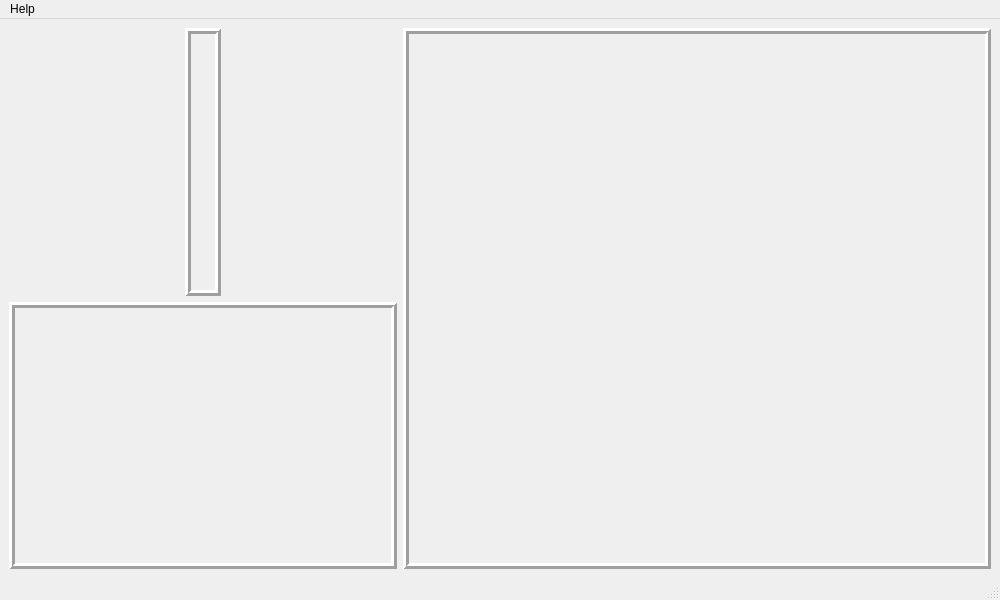
<?xml version="1.0" encoding="UTF-8"?>
<ui version="4.0">
 <class>MainWindow</class>
 <widget class="QMainWindow" name="MainWindow">
  <property name="geometry">
   <rect>
    <x>0</x>
    <y>0</y>
    <width>1000</width>
    <height>600</height>
   </rect>
  </property>
  <property name="windowTitle">
   <string>OSRS Combat Optimizer</string>
  </property>
  <property name="windowIcon">
   <iconset>
    <normaloff>../GUI/images/logo.png</normaloff>../GUI/images/logo.png</iconset>
  </property>
  <widget class="QWidget" name="centralwidget">
   <layout class="QGridLayout" name="gridLayout">
    <item row="1" column="0">
     <widget class="QFrame" name="frame_2">
      <property name="minimumSize">
       <size>
        <width>388</width>
        <height>0</height>
       </size>
      </property>
      <property name="maximumSize">
       <size>
        <width>388</width>
        <height>16777215</height>
       </size>
      </property>
      <property name="frameShape">
       <enum>QFrame::Box</enum>
      </property>
      <property name="frameShadow">
       <enum>QFrame::Raised</enum>
      </property>
      <property name="lineWidth">
       <number>3</number>
      </property>
      <layout class="QHBoxLayout" name="horizontalLayout_2">
       <property name="sizeConstraint">
        <enum>QLayout::SetMinimumSize</enum>
       </property>
       <item>
        <widget class="MonsterPanel" name="monster_panel" native="true"/>
       </item>
      </layout>
     </widget>
    </item>
    <item row="0" column="0" alignment="Qt::AlignHCenter">
     <widget class="QFrame" name="frame">
      <property name="enabled">
       <bool>true</bool>
      </property>
      <property name="minimumSize">
       <size>
        <width>388</width>
        <height>0</height>
       </size>
      </property>
      <property name="maximumSize">
       <size>
        <width>388</width>
        <height>16777215</height>
       </size>
      </property>
      <property name="frameShape">
       <enum>QFrame::Box</enum>
      </property>
      <property name="frameShadow">
       <enum>QFrame::Raised</enum>
      </property>
      <property name="lineWidth">
       <number>3</number>
      </property>
      <property name="midLineWidth">
       <number>0</number>
      </property>
      <layout class="QHBoxLayout" name="horizontalLayout">
       <property name="sizeConstraint">
        <enum>QLayout::SetMinimumSize</enum>
       </property>
       <item>
        <widget class="PlayerPanel" name="player_panel" native="true"/>
       </item>
       <item>
        <widget class="IgnoreAdjustPanel" name="ignore_adjust_panel" native="true"/>
       </item>
      </layout>
     </widget>
    </item>
    <item row="0" column="1" rowspan="2">
     <widget class="QFrame" name="frame_3">
      <property name="minimumSize">
       <size>
        <width>588</width>
        <height>0</height>
       </size>
      </property>
      <property name="frameShape">
       <enum>QFrame::Box</enum>
      </property>
      <property name="frameShadow">
       <enum>QFrame::Raised</enum>
      </property>
      <property name="lineWidth">
       <number>3</number>
      </property>
      <layout class="QGridLayout" name="gridLayout_4">
       <item row="0" column="0">
        <widget class="OptimizePanel" name="optimize_panel" native="true"/>
       </item>
      </layout>
     </widget>
    </item>
   </layout>
  </widget>
  <widget class="QMenuBar" name="menubar">
   <property name="geometry">
    <rect>
     <x>0</x>
     <y>0</y>
     <width>1000</width>
     <height>21</height>
    </rect>
   </property>
   <widget class="QMenu" name="menuHelp">
    <property name="title">
     <string>Help</string>
    </property>
    <addaction name="actionOverview"/>
   </widget>
   <addaction name="menuHelp"/>
  </widget>
  <widget class="QStatusBar" name="statusbar"/>
  <action name="actionOverview">
   <property name="text">
    <string>Overview</string>
   </property>
  </action>
 </widget>
 <customwidgets>
  <customwidget>
   <class>MonsterPanel</class>
   <extends>QWidget</extends>
   <header>osrsmath/apps/monsters/panel</header>
   <container>1</container>
  </customwidget>
  <customwidget>
   <class>PlayerPanel</class>
   <extends>QWidget</extends>
   <header>osrsmath/apps/optimize/panels/player</header>
   <container>1</container>
  </customwidget>
  <customwidget>
   <class>IgnoreAdjustPanel</class>
   <extends>QWidget</extends>
   <header>osrsmath/apps/optimize/panels/ignore_adjust</header>
   <container>1</container>
  </customwidget>
  <customwidget>
   <class>OptimizePanel</class>
   <extends>QWidget</extends>
   <header>osrsmath/apps/optimize/panels/optimize</header>
   <container>1</container>
  </customwidget>
 </customwidgets>
 <resources/>
 <connections/>
</ui>
